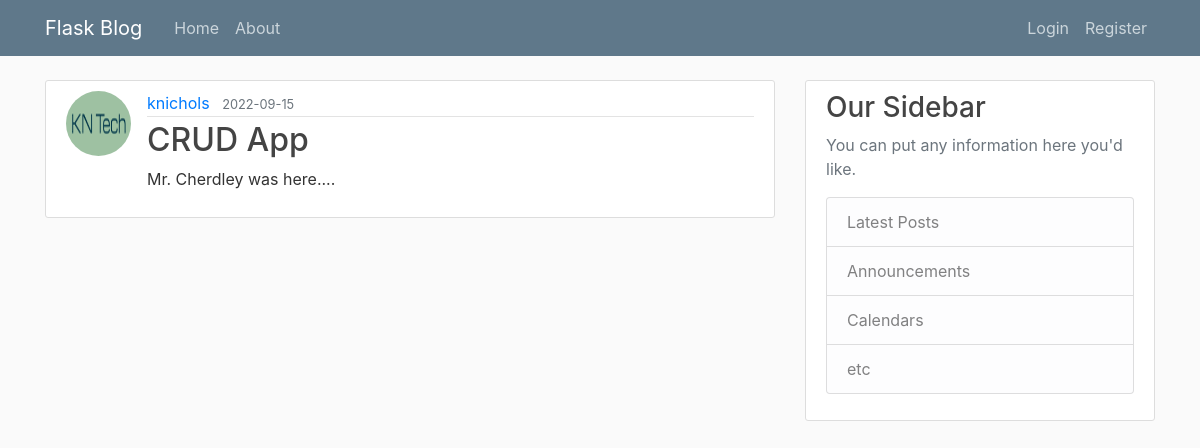
/post/1, run on an earlier commit of the app's database.
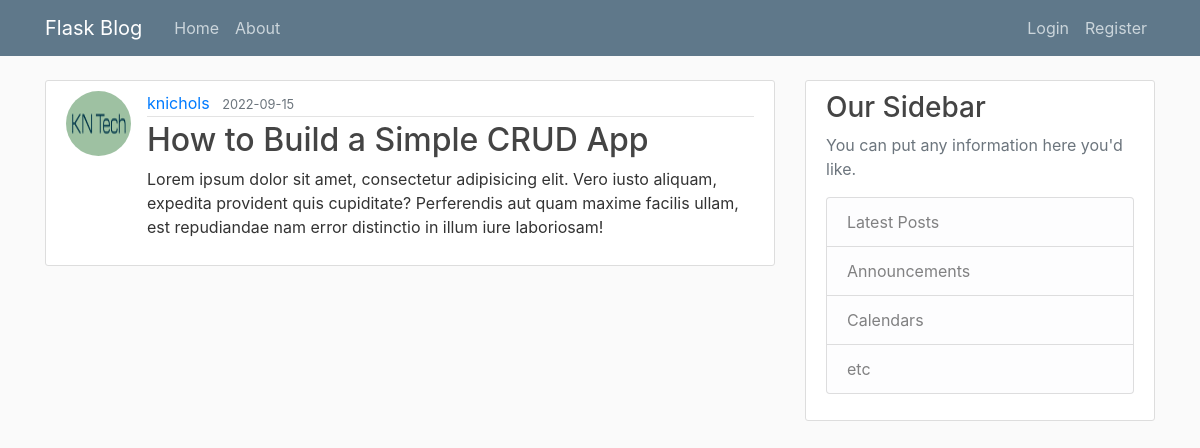
And on a later commit of the database.
### flaskblog/models.py (models this page shows, shortened)
class Post(db.Model):
    id = db.Column(db.Integer, primary_key=True)
    title =  db.Column(db.String(100),nullable=False)
    date_posted = db.Column(db.DateTime, nullable = False, default = datetime.utcnow)
    content = db.Column(db.Text, nullable=False)
    user_id = db.Column(db.Integer, db.ForeignKey('user.id'), nullable=False)

### flaskblog/routes.py (the view)
@app.route("/post/<int:post_id>")
def post(post_id):
    post = Post.query.get_or_404(post_id)
    return render_template('post.html', title=post.title, post=post)

### flaskblog/templates/post.html (shortened to what this page needs)
{% extends "layout.html" %}
{% block content %}
    <article class="media content-section">
        <img class= "rounded-circle article-img" src="{{ url_for('static', filename='profile_pics/' + post.author.image_file) }}" alt="">
        <div class="media-body">
        <div class="article-metadata">
            <a class="mr-2" href="{{ url_for('user_posts', username=post.author.username) }}">{{ post.author.username }}</a>
            <small class="text-muted">{{ post.date_posted.strftime('%Y-%m-%d') }}</small>
        </div>
        <h2 class="article-title">{{ post.title }}</h2>
        <p class="article-content">{{ post.content }}</p>
        </div>
    </article>
{% endblock content %}

What changed in the data, as far as the page shows it:
changed Post: title "CRUD App" → "How to Build a Simple CRUD App"; content "Mr. Cherdley was here...." → "Lorem ipsum dolor sit amet, consectetur adipisicing elit. Vero iusto aliquam, expedita provident quis cupiditate? Perferendis aut quam maxime facilis ullam, est repudiandae nam error distinctio in illum iure laboriosam!"
